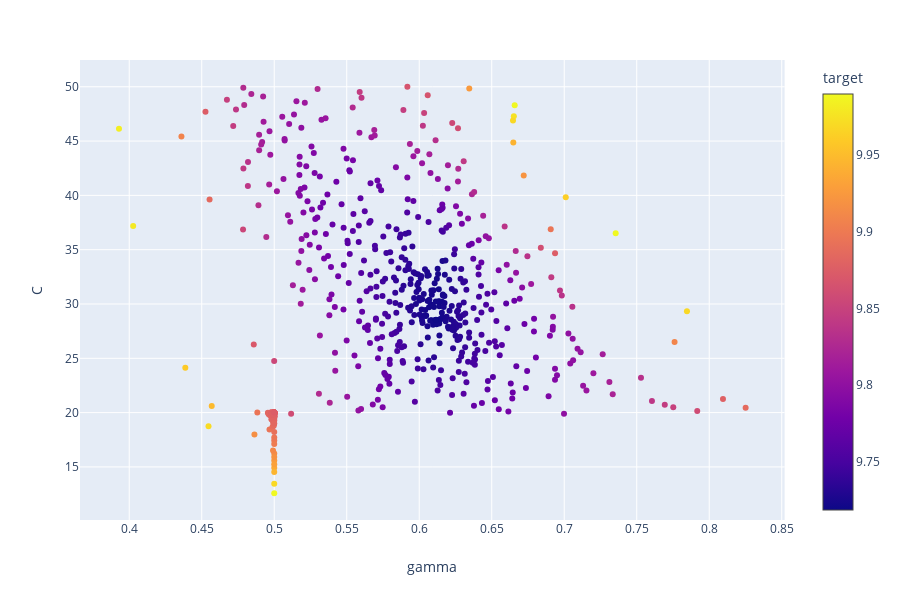

The cell this chart's notebook holds for it:
### Code cell
px.scatter(df1, x="gamma", y="C", color="target")

### Figure 1 — Plotly figure (JSON) as saved in the notebook; plotly's stock layout.template omitted (floating-point values rounded to 4 significant figures; data arrays with more than 128 entries replaced by an {"elided": "..."} marker saying what was removed)
{"data": [{"hoverlabel": {"namelength": 0}, "hovertemplate": "gamma=%{x}<br>C=%{y}<br>target=%{marker.color}", "legendgroup": "", "marker": {"color": {"elided": "913 float values"}, "coloraxis": "coloraxis", "symbol": "circle"}, "mode": "markers", "name": "", "showlegend": false, "type": "scatter", "x": {"elided": "913 float values"}, "xaxis": "x", "y": {"elided": "913 float values"}, "yaxis": "y"}], "layout": {"coloraxis": {"colorbar": {"title": {"text": "target"}}, "colorscale": [[0, "#0d0887"], [0.1111, "#46039f"], [0.2222, "#7201a8"], [0.3333, "#9c179e"], [0.4444, "#bd3786"], [0.5556, "#d8576b"], [0.6667, "#ed7953"], [0.7778, "#fb9f3a"], [0.8889, "#fdca26"], [1, "#f0f921"]]}, "height": 600, "legend": {"tracegroupgap": 0}, "margin": {"t": 60}, "xaxis": {"anchor": "y", "domain": [0, 0.98], "title": {"text": "gamma"}}, "yaxis": {"anchor": "x", "domain": [0, 1], "title": {"text": "C"}}}}
